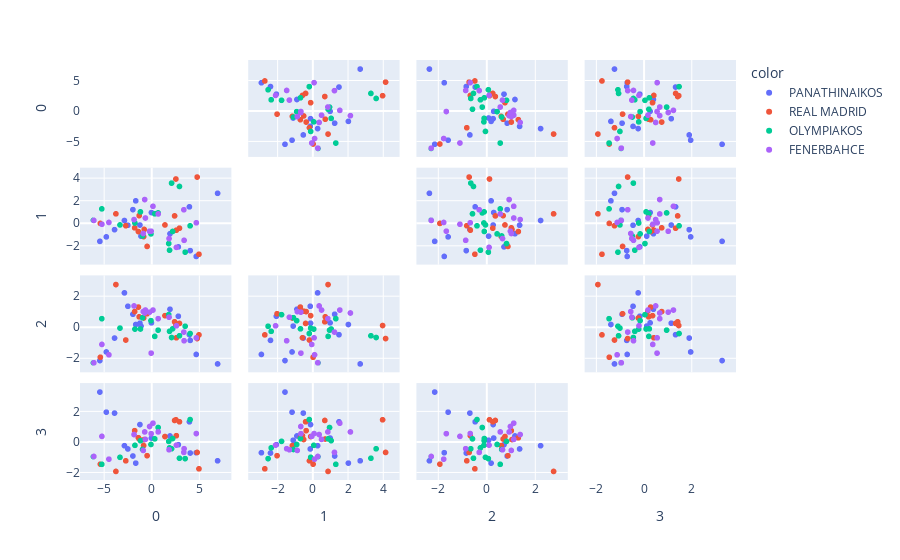

Write notebook code for a chart like this one.
### Code cell
fig = px.scatter_matrix(
    principalComponents,
    dimensions=range(4),
    color=data["TEAM "],
)
fig.update_traces(diagonal_visible=False)
fig.show()

### Figure 1 — Plotly figure (JSON) as saved in the notebook; plotly's stock layout.template omitted (floating-point values rounded to 4 significant figures)
{"data": [{"diagonal": {"visible": false}, "dimensions": [{"axis": {"matches": true}, "label": "0", "values": [-2.858, -1.112, -2.497, -4.766, -1.967, 4.071, -5.444, -1.224, 2.822, 4.702, 6.957, -1.665, 1.941, -0.01245, 3.988, -3.902]}, {"axis": {"matches": true}, "label": "1", "values": [0.2931, -1.1, -0.1268, -1.164, 1.263, -2.39, -1.564, -0.1097, -2.057, -2.908, 2.717, 2.046, -0.886, 1.004, 1.511, -0.5226]}, {"axis": {"matches": true}, "label": "2", "values": [2.248, 0.09896, 1.38, -1.575, 0.8664, -0.825, -2.13, 0.2863, 0.7359, -1.734, -2.349, 0.2015, 1.189, 0.3086, -0.4572, -0.6747]}, {"axis": {"matches": true}, "label": "3", "values": [-0.2376, 0.122, -0.4528, 1.969, -0.9139, -0.7187, 3.29, 1.152, -0.1699, -0.6984, -1.232, -1.383, 0.4022, 0.2652, 1.334, 1.908]}], "hovertemplate": "color=PANATHINAIKOS<br>%{xaxis.title.text}=%{x}<br>%{yaxis.title.text}=%{y}<extra></extra>", "legendgroup": "PANATHINAIKOS", "marker": {"color": "#636efa", "symbol": "circle"}, "name": "PANATHINAIKOS", "showlegend": true, "type": "splom"}, {"diagonal": {"visible": false}, "dimensions": [{"axis": {"matches": true}, "label": "0", "values": [-0.7766, -5.396, -1.387, -1.781, 4.995, -3.756, 2.939, -2.716, -0.4723, 1.413, 2.565, 4.804, -0.8401, 2.427, -1.309, 2.609]}, {"axis": {"matches": true}, "label": "1", "values": [-0.502, 0.03598, -0.6911, -0.3593, -2.714, 0.8861, -0.3918, -0.1718, -2.016, -0.1029, 3.992, 4.165, -1.144, 0.7029, 0.727, -0.5692]}, {"axis": {"matches": true}, "label": "2", "values": [1.066, -1.915, 1.328, 1.037, -0.4693, 2.786, 0.2715, -0.8028, 0.8987, 0.7754, 0.1353, -0.7068, 0.6212, 0.377, 0.699, -0.6559]}, {"axis": {"matches": true}, "label": "3", "values": [0.1691, -1.452, 0.2859, 0.751, -1.758, -1.93, 1.336, -1.232, -0.8936, 0.3656, 1.468, -0.6802, -0.2282, 1.422, 0.2032, 0.4215]}], "hovertemplate": "color=REAL MADRID<br>%{xaxis.title.text}=%{x}<br>%{yaxis.title.text}=%{y}<extra></extra>", "legendgroup": "REAL MADRID", "marker": {"color": "#EF553B", "symbol": "circle"}, "name": "REAL MADRID", "showlegend": true, "type": "splom"}, {"diagonal": {"visible": false}, "dimensions": [{"axis": {"matches": true}, "label": "0", "values": [3.54, 1.893, 0.6896, 1.807, -3.326, -0.9511, -5.243, 2.94, 2.216, -1.75, 4.06, 0.3339, 2.107, -1.174, -6.128, -0.06177]}, {"axis": {"matches": true}, "label": "1", "values": [-2.527, -2.351, 0.9718, -1.762, -0.1025, -1.083, 1.329, 3.327, -0.6826, 0.07261, -0.182, 0.8907, 3.625, 1.064, 0.3159, -0.8999]}, {"axis": {"matches": true}, "label": "2", "values": [0.08898, -0.24, -0.1632, 0.8392, -0.03044, 0.6397, 0.5794, -0.5264, -0.07792, -0.09499, -0.3812, -0.5667, -0.6383, -0.08809, -2.277, 0.4505]}, {"axis": {"matches": true}, "label": "3", "values": [-1.088, -0.3794, 0.9589, 0.04771, -1.003, -0.486, -1.46, -1.062, 0.2313, -0.2145, 1.481, 0.211, -0.4393, 0.09436, -0.9552, -0.1571]}], "hovertemplate": "color=OLYMPIAKOS<br>%{xaxis.title.text}=%{x}<br>%{yaxis.title.text}=%{y}<extra></extra>", "legendgroup": "OLYMPIAKOS", "marker": {"color": "#00cc96", "symbol": "circle"}, "name": "OLYMPIAKOS", "showlegend": true, "type": "splom"}, {"diagonal": {"visible": false}, "dimensions": [{"axis": {"matches": true}, "label": "0", "values": [3.4, -4.493, 2.617, -0.649, 0.1478, -5.232, 4.715, -0.2062, -0.7253, 0.6959, -6.077, 1.841, -0.04246, 3.428, -0.8777, -1.847]}, {"axis": {"matches": true}, "label": "1", "values": [1.252, 0.1191, -2.1, 0.516, 1.558, -0.04118, 0.09135, -0.6632, 2.161, 0.8765, 0.3003, -1.314, -0.6582, -1.47, -0.8645, 0.3784]}, {"axis": {"matches": true}, "label": "2", "values": [-0.2887, -1.758, 0.1175, 1.139, 1.137, -1.086, -0.6612, 1.0, 0.9473, 0.5807, -2.273, 0.6738, -1.65, -0.8483, 1.038, 1.404]}, {"axis": {"matches": true}, "label": "3", "values": [-0.6766, -1.122, -0.2023, 0.1759, 1.244, 0.3753, 0.5607, 1.026, 0.6684, 0.6695, -0.9456, -0.5044, 0.5554, -0.4338, -0.5499, 0.497]}], "hovertemplate": "color=FENERBAHCE<br>%{xaxis.title.text}=%{x}<br>%{yaxis.title.text}=%{y}<extra></extra>", "legendgroup": "FENERBAHCE", "marker": {"color": "#ab63fa", "symbol": "circle"}, "name": "FENERBAHCE", "showlegend": true, "type": "splom"}], "layout": {"dragmode": "select", "legend": {"title": {"text": "color"}, "tracegroupgap": 0}, "margin": {"t": 60}}}
